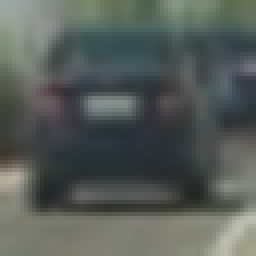
#> input picture training_data/vehicles/GTI_Far/image0000.png, 64 x 64 px (shown 4 times larger); its folder holds only this picture in this run
$ jupyter execute --allow-errors Vehilce-Detection.ipynb   (shell and % lines are left out)   (older library calls are emulated)
#> lines starting #> are read from the running program, lines starting #| are printed output that depends on the picture
# Vehicle Detection

The goals / steps of this project are the following:

* Perform a Histogram of Oriented Gradients (HOG) feature extraction on a labeled training set of images and train a classifier Linear SVM classifier
* Optionally, you can also apply a color transform and append binned color features, as well as histograms of color, to your HOG feature vector.
* Note: for those first two steps don't forget to normalize your features and randomize a selection for training and testing.
* Implement a sliding-window technique and use your trained classifier to search for vehicles in images.
* Run your pipeline on a video stream (start with the test_video.mp4 and later implement on full project_video.mp4) and create a heat map of recurring detections frame by frame to reject outliers and follow detected vehicles.
* Estimate a bounding box for vehicles detected.

[cell 1]
# Imports

import numpy as np
import cv2
import glob
import matplotlib.pyplot as plt
import matplotlib.image as mpimg

from skimage.feature import hog
from sklearn.svm import LinearSVC
from sklearn.preprocessing import StandardScaler
from sklearn.model_selection import train_test_split

from tqdm import tqdm
from scipy.ndimage.measurements import label


# Helper Functions

def show_images(left, right, left_title='Left', right_title='Right', left_cmap='gray', right_cmap='gray'):
    f, (ax1, ax2) = plt.subplots(1, 2, figsize=(15, 9))
    f.tight_layout()
    ax1.imshow(left, cmap=left_cmap)
    ax1.set_title(left_title, fontsize=18)
    ax2.imshow(right, cmap=right_cmap)
    ax2.set_title(right_title, fontsize=18)
    plt.subplots_adjust(left=0., right=1, top=0.9, bottom=0.)

def read_image(location):
    return cv2.cvtColor(cv2.imread(location), cv2.COLOR_BGR2RGB)

## Read all Images

[cell 2]
# Read car/noncar images
cars = glob.glob('training_data/vehicles/*/*.png')
noncars = glob.glob('training_data/non-vehicles/*/*.png')

car_image = read_image(cars[0])
#> (the rest of this cell did not finish here and is left out)

## Define Feature Extraction Functions (HOG, Spatial, Histogram)

[cell 3]
# Parameters

color_space = 'YCrCb' # Can be RGB, HSV, LUV, HLS, YUV, YCrCb
orient = 9  # HOG orientations
pix_per_cell = 8 # HOG pixels per cell
cell_per_block = 2 # HOG cells per block
hog_channel = 'ALL' # Can be 0, 1, 2, or "ALL"
spatial_size = (16, 16) # Spatial binning dimensions
hist_bins = 16    # Number of histogram bins
spatial_feat = True # Spatial features on or off
hist_feat = True # Histogram features on or off
hog_feat = True # HOG features on or off
y_start_stop = [400, 656] # Min and max in y to search in slide_window()
xy_window_size = (128, 128)
xy_overlap_size = (0.5, 0.5)

def normalise(image):
    return (image - image.mean()) / (image.max() - image.min())

# Define a function to return HOG features and visualization
def get_hog_features(img, orient, pix_per_cell, cell_per_block,
                     vis=False, feature_vec=True):
    # Call with two outputs if vis==True
    if vis == True:
        features, hog_image = hog(img, orientations=orient,
                                  pixels_per_cell=(pix_per_cell, pix_per_cell),
                                  cells_per_block=(cell_per_block, cell_per_block),
                                  transform_sqrt=True,
                                  visualise=vis, feature_vector=feature_vec)
        return features, hog_image
    # Otherwise call with one output
    else:
        features = hog(img, orientations=orient,
                       pixels_per_cell=(pix_per_cell, pix_per_cell),
                       cells_per_block=(cell_per_block, cell_per_block),
                       transform_sqrt=True,
                       visualise=vis, feature_vector=feature_vec)
        return features


# Define a function to compute binned color features
def bin_spatial(img, size=(32, 32)):
    # Use cv2.resize().ravel() to create the feature vector
    features = cv2.resize(img, size).ravel()
    # Return the feature vector
    return features

def color_hist(img, nbins=32, bins_range=(0, 256)):
    # Compute the histogram of the RGB channels separately
    rhist = np.histogram(img[:,:,0], bins=nbins, range=bins_range)
    ghist = np.histogram(img[:,:,1], bins=nbins, range=bins_range)
    bhist = np.histogram(img[:,:,2], bins=nbins, range=bins_range)
    # Generating bin centers
    bin_edges = rhist[1]
    bin_centers = (bin_edges[1:]  + bin_edges[0:len(bin_edges)-1])/2
    # Concatenate the histograms into a single feature vector
    hist_features = np.concatenate((rhist[0], ghist[0], bhist[0]))
    # Return the individual histograms, bin_centers and feature vector
    return rhist, ghist, bhist, bin_centers, hist_features

# [45 lines left out: function single_img_features, not called in this run]


def extract_features(imgs, color_space='RGB', spatial_size=(32, 32),
                        hist_bins=32, orient=9,
                        pix_per_cell=8, cell_per_block=2, hog_channel=0,
                        spatial_feat=True, hist_feat=True, hog_feat=True):
    # Create a list to append feature vectors to
    features = []
    # Iterate through the list of images
    for file in tqdm(imgs):
        file_features = []
        # Read in each one by one
        image = mpimg.imread(file)
        # apply color conversion if other than 'RGB'
        if color_space != 'RGB':
            if color_space == 'HSV':
                feature_image = cv2.cvtColor(image, cv2.COLOR_RGB2HSV)
            elif color_space == 'LUV':
                feature_image = cv2.cvtColor(image, cv2.COLOR_RGB2LUV)
            elif color_space == 'HLS':
                feature_image = cv2.cvtColor(image, cv2.COLOR_RGB2HLS)
            elif color_space == 'YUV':
                feature_image = cv2.cvtColor(image, cv2.COLOR_RGB2YUV)
            elif color_space == 'YCrCb':
                feature_image = cv2.cvtColor(image, cv2.COLOR_RGB2YCrCb)
        else: feature_image = np.copy(image)

        if spatial_feat == True:
            spatial_features = bin_spatial(feature_image, size=spatial_size)
            file_features.append(spatial_features)
        if hist_feat == True:
            # Apply color_hist()
            rh, gh, bh, bincen, hist_features = color_hist(feature_image, nbins=hist_bins)
            file_features.append(hist_features)
        if hog_feat == True:
        # Call get_hog_features() with vis=False, feature_vec=True
            if hog_channel == 'ALL':
                hog_features = []
                for channel in range(feature_image.shape[2]):
                    hog_features.append(get_hog_features(feature_image[:,:,channel],
                                        orient, pix_per_cell, cell_per_block,
                                        vis=False, feature_vec=True))
                hog_features = np.ravel(hog_features)
            else:
                hog_features = get_hog_features(feature_image[:,:,hog_channel], orient,
                            pix_per_cell, cell_per_block, vis=False, feature_vec=True)
            # Append the new feature vector to the features list
            file_features.append(hog_features)
        features.append(np.concatenate(file_features))
    # Return list of feature vectors
    return features

## Determine parameters (Experimentation)

### a. HOG Features

[cell 4]
example_rgb_image = car_image
example_ycrcb_image = cv2.cvtColor(car_image, cv2.COLOR_RGB2YCrCb)
#> example_ycrcb_image: shape (64, 64, 3); mean of channels 0, 1, 2 90.8, 125, 127

hog_features_ch1, hog_image_ch1 = get_hog_features(example_ycrcb_image[:,:,0], orient, pix_per_cell, cell_per_block, vis=True, feature_vec=True)
#> in get_hog_features, `features, hog_image = hog(img, orientations=orient, pixels_per_cell=(p..`: features = 1764 values, max 0.686 at index 1624, min 0 at index 7, mean 0.117
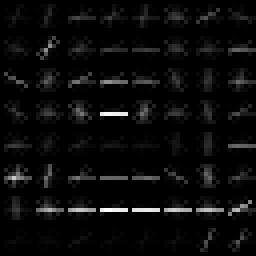
#> hog_image_ch1: shape (64, 64) float64 (shown 4 times larger); min 0, max 1.54, mean 0.0651; drawn with min black and max white
#> hog_features_ch1 has the same summary as features in get_hog_features
hog_features_ch2, hog_image_ch2 = get_hog_features(example_ycrcb_image[:,:,1], orient, pix_per_cell, cell_per_block, vis=True, feature_vec=True)
#> call 2 of get_hog_features, with orient = 9, pix_per_cell = 8, cell_per_block = 2, vis = True, feature_vec = True
#> in get_hog_features (call 2), `features, hog_image = hog(img, orientations=orient, pixels_per_cell=(p..`: features = 1764 values, max 0.37 at index 1372, min 0 at index 1, mean 0.123
#> in get_hog_features (call 2), `features, hog_image = hog(img, orientations=orient, pixels_per_cell=(p..`:
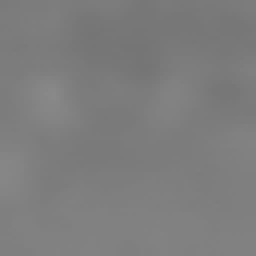
#> img: shape (64, 64) (shown 4 times larger); min 117, max 137, mean 125
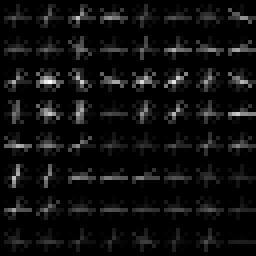
#> hog_image_ch2: shape (64, 64) float64 (shown 4 times larger); min 0, max 0.0915, mean 0.00531; drawn with min black and max white
#> hog_features_ch2 has the same summary as features in get_hog_features
hog_features_ch3, hog_image_ch3 = get_hog_features(example_ycrcb_image[:,:,2], orient, pix_per_cell, cell_per_block, vis=True, feature_vec=True)
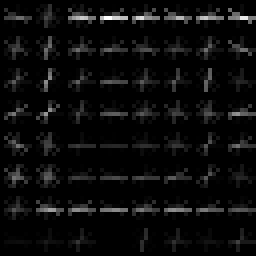
#> hog_image_ch3: shape (64, 64) float64 (shown 4 times larger); min 0, max 0.127, mean 0.00593; drawn with min black and max white
#> hog_features_ch3 = 1764 values, max 0.428 at index 1587, min 0 at index 1, mean 0.112

show_images(car_image, hog_image_ch1, 'Original', 'Hog Features (Channel 1)')
plt.savefig('./output_images/hog1_output.jpg')
show_images(car_image, hog_image_ch2, 'Original', 'Hog Features (Channel 2)')
plt.savefig('./output_images/hog2_output.jpg')
show_images(car_image, hog_image_ch3, 'Original', 'Hog Features (Channel 3)')
plt.savefig('./output_images/hog3_output.jpg')

### b. Spatially Binned Features

[cell 5]
feature_vec = bin_spatial(example_ycrcb_image)
#> in bin_spatial, `features = cv2.resize(img, size).ravel()`: features = 3072 values, max 187 at index 2775, min 38 at index 2376, mean 114.4
#> feature_vec has the same summary as features in bin_spatial
plt.plot(feature_vec)
plt.title('Spatially Binned Features')
plt.savefig('./output_images/spatial_bin_output.jpg')
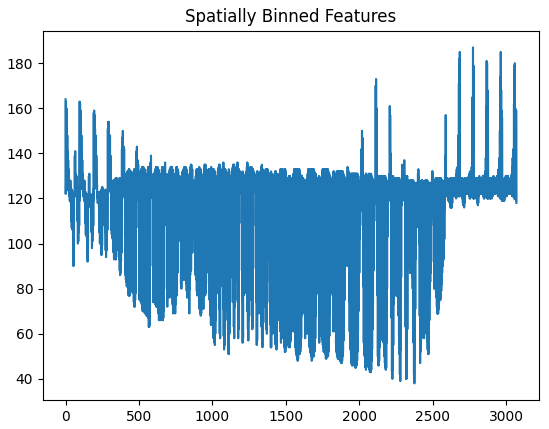
#> figure drawn by matplotlib, 1 panel; curve peaks at x = 2775, y = 187

### c. Histogram Features

[cell 6]
rh, gh, bh, bincen, feature_vec = color_hist(example_rgb_image, hist_bins)
#> in color_hist, `bin_edges = rhist[1]`: bin_edges = 17 values from 0 to 256
#> in color_hist, `bin_centers = (bin_edges[1:]  + bin_edges[0:len(bin_edges)-1])/2`: bin_centers = [8, 24, 40, 56, 72, 88, 104, 120, 136, 152, 168, 184, 200, 216, 232, 248]
#> in color_hist, `hist_features = np.concatenate((rhist[0], ghist[0], bhist[0]))`: hist_features = 48 values, max 943 at index 37, min 0 at index 0, mean 256
#> bincen has the same summary as bin_centers in color_hist; feature_vec has the same summary as hist_features in color_hist

if rh is not None:
    fig = plt.figure(figsize=(12,3))
    plt.subplot(131)
    plt.bar(bincen, rh[0])
    plt.xlim(0, 256)
    plt.title('R Histogram')
    plt.subplot(132)
    plt.bar(bincen, gh[0])
    plt.xlim(0, 256)
    plt.title('G Histogram')
    plt.subplot(133)
    plt.bar(bincen, bh[0])
    plt.xlim(0, 256)
    plt.title('B Histogram')
    fig.tight_layout()
    plt.savefig('./output_images/histogram_output.jpg')
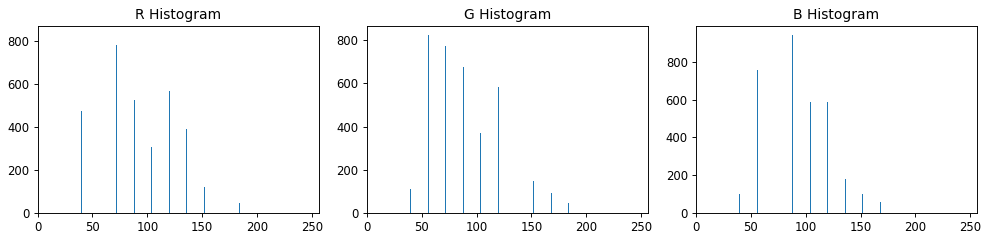
#> figure drawn by matplotlib, 3 panels; panel 1: tallest bar 830 high, from x = 55.6 to 56.4; panel 2: tallest bar 825 high, from x = 55.6 to 56.4; panel 3: tallest bar 943 high, from x = 87.6 to 88.4
else:
    print('Your function is returning None for at least one variable...')

## Extract features for all car/non-car images

[cell 7]
car_features = extract_features(cars, color_space=color_space,
                        spatial_size=spatial_size, hist_bins=hist_bins,
                        orient=orient, pix_per_cell=pix_per_cell,
                        cell_per_block=cell_per_block,
                        hog_channel=hog_channel, spatial_feat=spatial_feat,
                        hist_feat=hist_feat, hog_feat=hog_feat)
#> in extract_features, `feature_image = cv2.cvtColor(image, cv2.COLOR_RGB2YCrCb)`: feature_image: shape (64, 64, 3) float32; mean of channels 0, 1, 2 0.356, 0.488, 0.496
#> in extract_features, `spatial_features = bin_spatial(feature_image, size=spatial_size)`: spatial_features = 768 values, max 0.71 at index 714, min 0.169 at index 537, mean 0.447
#> in extract_features, `rh, gh, bh, bincen, hist_features = color_hist(feature_image, nbins=hi..`: bincen has the same summary as bin_centers in color_hist; hist_features = 48 values, max 4096 at index 0, min 0 at index 1, mean 256
#> after the loop in extract_features, `for channel in range(feature_image.shape[2]):`: hog_features = 3 items
#> in extract_features, `hog_features = np.ravel(hog_features)`: hog_features = 5292 values, max 0.683 at index 1624, min 0 at index 7, mean 0.125
#> car_features = 2 items
noncar_features = extract_features(noncars, color_space=color_space,
                        spatial_size=spatial_size, hist_bins=hist_bins,
                        orient=orient, pix_per_cell=pix_per_cell,
                        cell_per_block=cell_per_block,
                        hog_channel=hog_channel, spatial_feat=spatial_feat,
                        hist_feat=hist_feat, hog_feat=hog_feat)

## Create labeled training/validation set of extracted features

#> (a cell that did not finish here is left out)

## Train a Linear SVM classifier

[cell 9]
# Use a linear SVC
svc = LinearSVC()
#> (the rest of this cell did not finish here and is left out)

## Define Function for Sliding Window Implementation

[cell 10]
# [79 lines left out: functions slide_window, search_windows, draw_boxes, not called in this run]

## Define Function for Finding Cars in an Image

[cell 11]
# [81 lines left out: functions convert_color, find_cars, not called in this run]

## Sliding Window Search Visualization

[cell 12]
ystart = 400
ystop = 656
scale = 1.5

vis_boxes = False
test1 = mpimg.imread('test_images/test1.jpg')
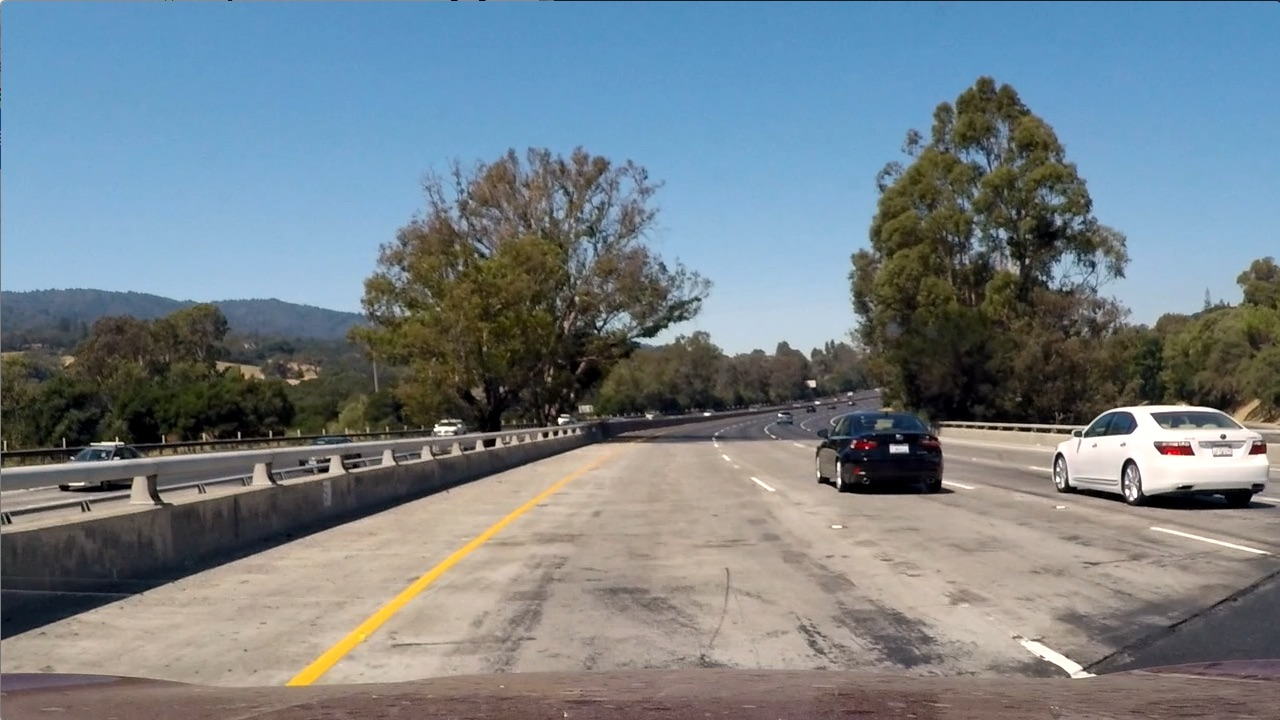
#> input picture test_images/test1.jpg, 1280 x 720 px
#> test1 is the input picture: shape (720, 1280, 3); mean R, G, B 117.5, 128.7, 135.5
#> (the rest of this cell did not finish here and is left out)

## Testing Algorithm On Images 1-6

#> (a cell that did not finish here is left out)

[cell 14]
test2 = mpimg.imread('test_images/test2.jpg')
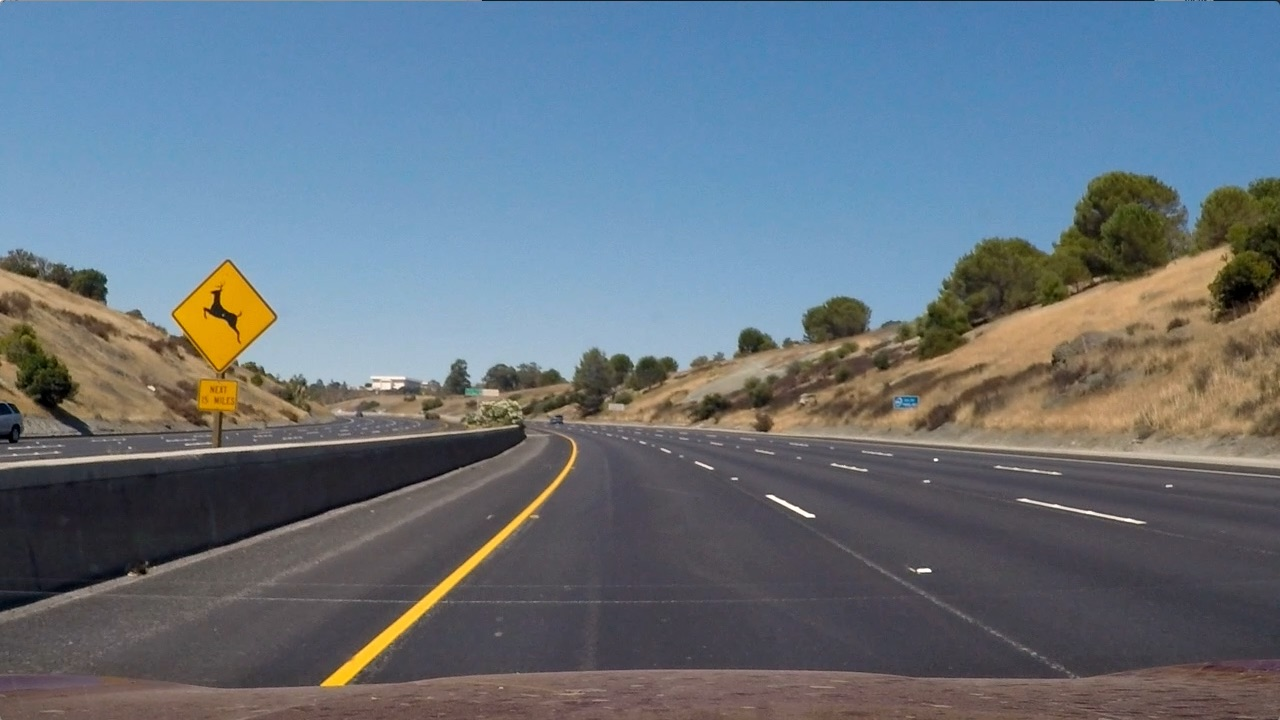
#> input picture test_images/test2.jpg, 1280 x 720 px
#> test2 is the input picture: shape (720, 1280, 3); mean R, G, B 102.8, 114.6, 125.5
#> (the rest of this cell did not finish here and is left out)

[cell 15]
test3 = mpimg.imread('test_images/test3.jpg')
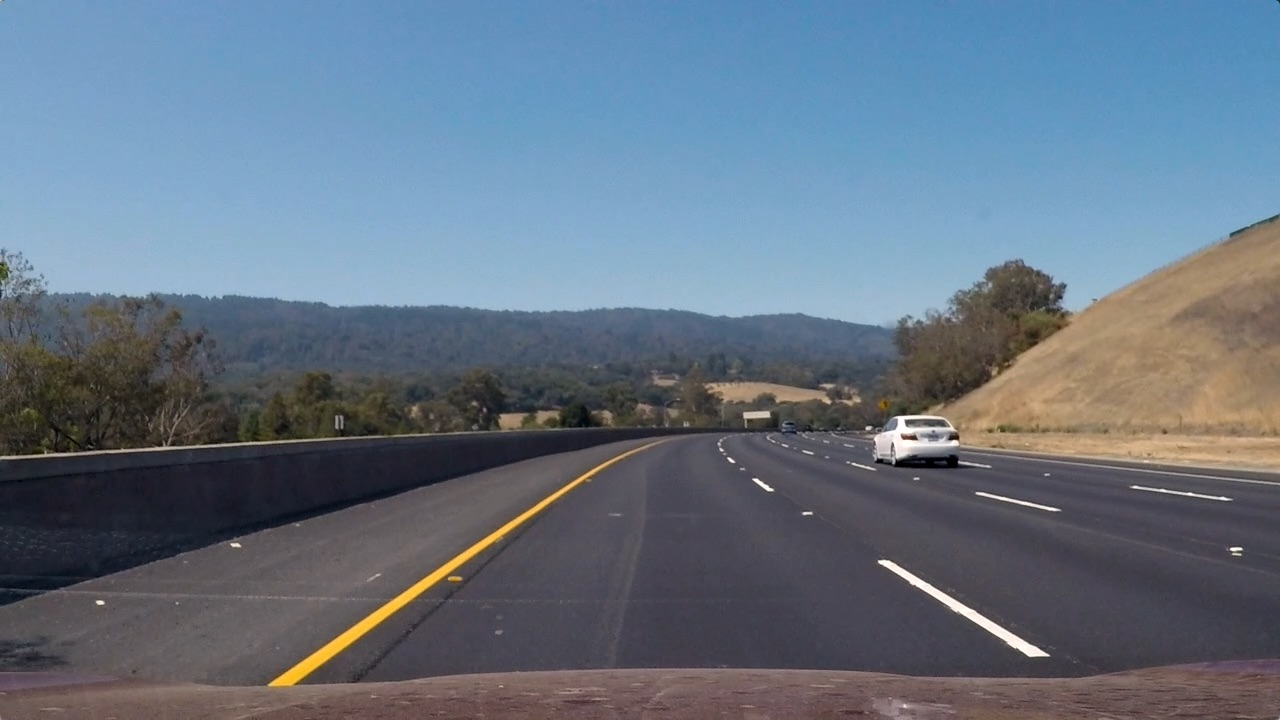
#> input picture test_images/test3.jpg, 1280 x 720 px
#> test3 is the input picture: shape (720, 1280, 3); mean R, G, B 101.1, 115.3, 130.7
#> (the rest of this cell did not finish here and is left out)

[cell 16]
test4 = mpimg.imread('test_images/test4.jpg')
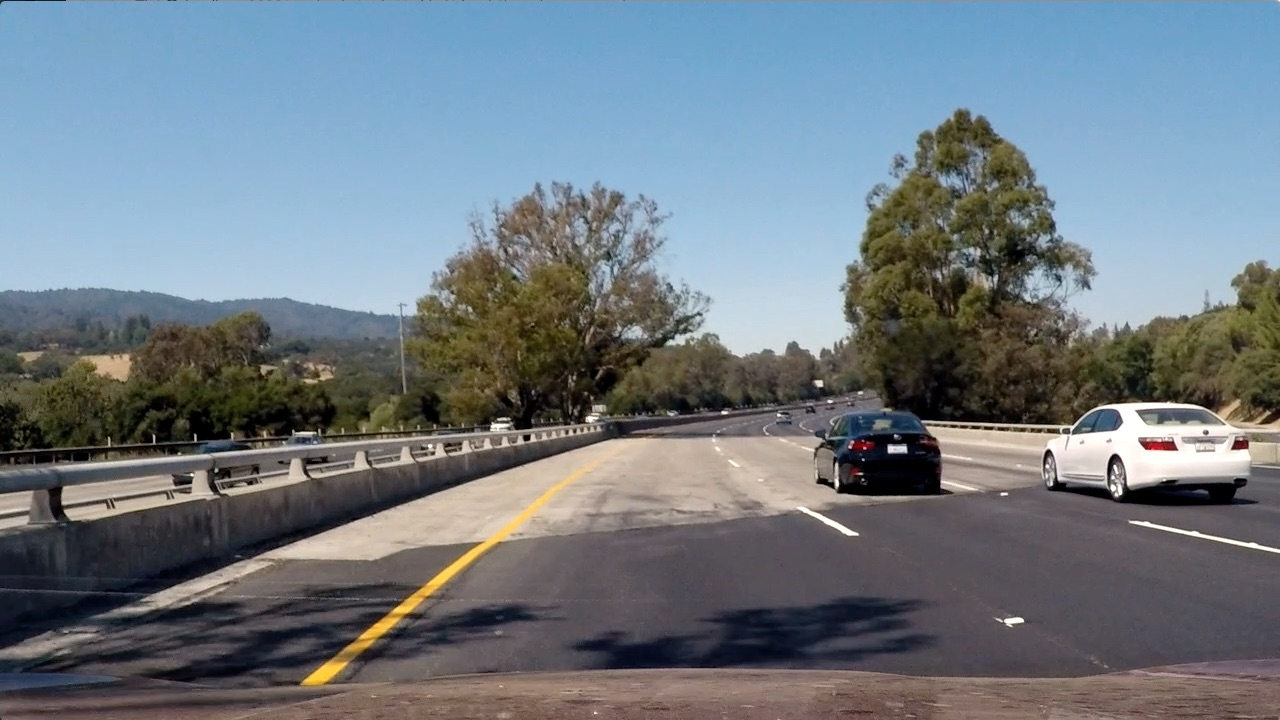
#> input picture test_images/test4.jpg, 1280 x 720 px
#> test4 is the input picture: shape (720, 1280, 3); mean R, G, B 112.2, 122.7, 130.9
#> (the rest of this cell did not finish here and is left out)

#> (a cell that did not finish here is left out)

#> (a cell that did not finish here is left out)

## Heatmap Filter To Eliminate False Positives

[cell 19]
# [30 lines left out: functions add_heat, apply_threshold, draw_labeled_bboxes, not called in this run]

[cell 20]
heat_p = np.zeros((720, 1280)) # Store prev heat image
#> heat_p: shape (720, 1280) float64; every value is 0

# [18 lines left out: function draw_boxes_with_heatmap, not called in this run]

#> (the rest of this cell did not finish here and is left out)
